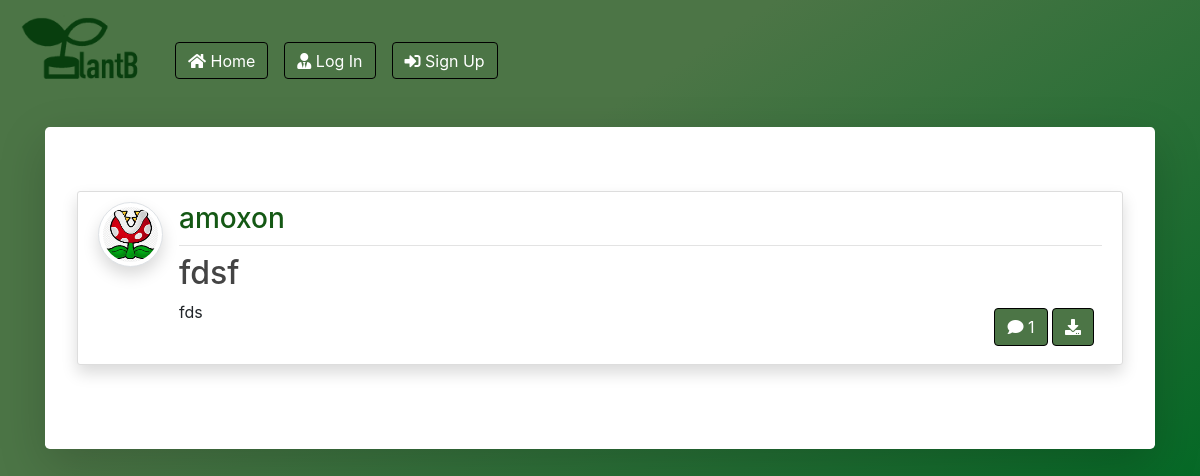
The app's page /, older data.
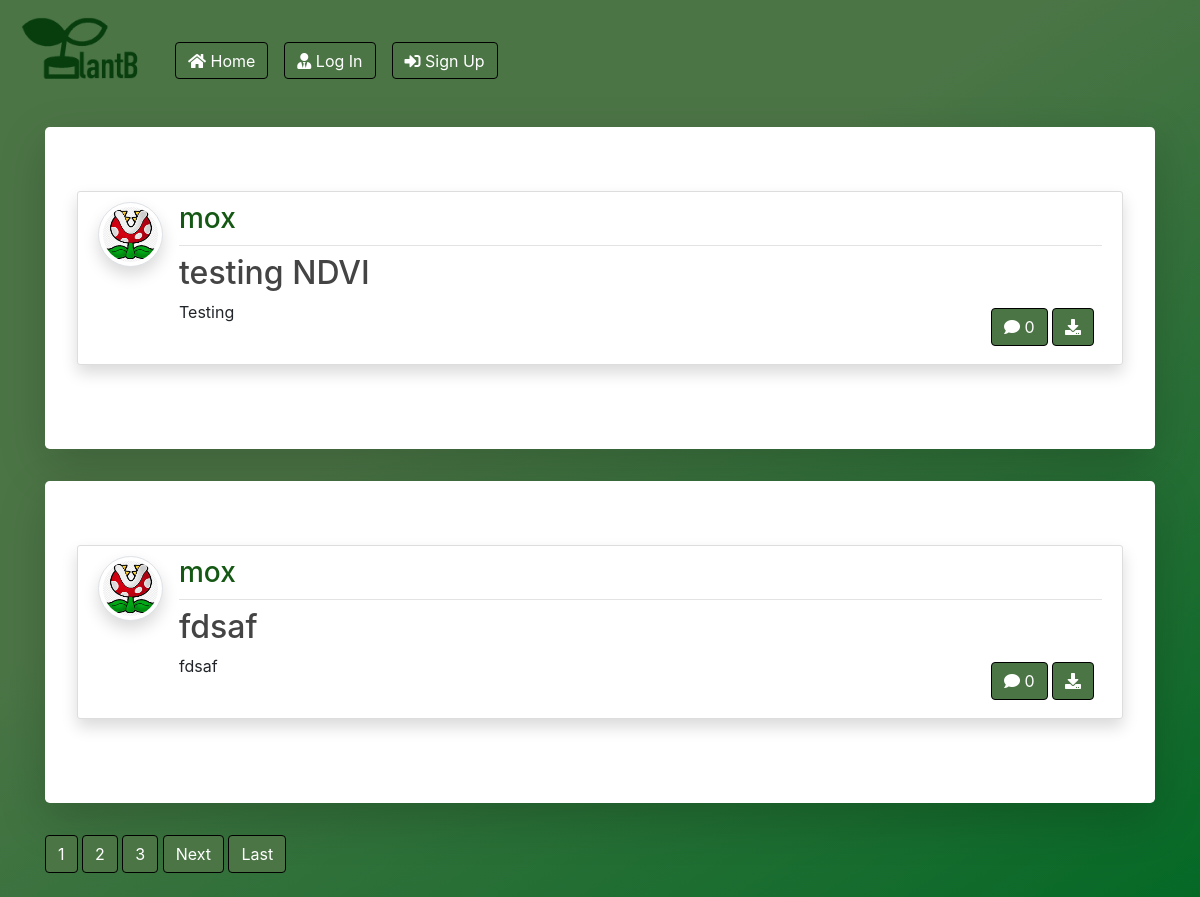
The same page, newer data.
### blog/models.py (models this page shows, shortened)
class Post(models.Model):
    title = models.CharField(max_length=50)
    file = models.FileField(null=True,blank=True,upload_to='Files')
    temp = models.FileField(upload_to='Files')
    content = models.TextField(max_length=250)
    date_posted = models.DateTimeField(default=timezone.now)
    author = models.ForeignKey(User, on_delete=models.CASCADE)

### users/models.py (models this page shows, shortened)
class Profile(models.Model):
    user = models.OneToOneField(User, on_delete=models.CASCADE)
    image = models.ImageField(default='default.jpeg', upload_to='profile_pics')

### blog/views.py (the view)
# urls.py: path('', PostListView.as_view(), name='blog-home'),
class PostListView(ListView):
    model = Post
    template_name = 'blog/home.html'  # <app>/<model>_<viewtype>.html
    context_object_name = 'posts'
    ordering = ['-date_posted']
    paginate_by = 2

### blog/templates/blog/home.html (shortened to what this page needs)
{% extends "blog/base.html" %}
{% block content %}
    {% for post in posts %}
      <div class="jumbotron mt-3 bg-white shadow-lg">
      <article class="media content-section shadow">
        <a href="{{ post.author.profile.image.url }} " target="_blank"> <img src="{{ post.author.profile.image.url }}  " alt="" class="article-img rounded-circle img-thumbnail img-fluid shadow">
        </a>
        <div class="media-body">
          <div class="article-metadata d-flex justify-content-between">
            <a class="mr-2 "><h3>{{ post.author }}</h3></a>
          </div>
          <h2><a class="article-title text-justify " href="{% url 'post-detail' post.id %}">{{ post.title }}</a></h2>
          <div class="d-flex justify-content-between">
            <p class="article-content text-justify text-truncate overflow-hidden">{{ post.content }}</p>
            {% if post.file %}
          <div class="form-group mt-0 pt-0  m-2">
            <a class="btn btn-outline-primary  btn-d" href="{% url 'post-detail' pk=post.pk %}"><i class="fas fa-comment"></i> {{ post.comments.count }}</a>
            <a class="btn btn-outline-primary  btn-d" href="{{ post.file.url }}"  download type="submit"><i class="fas fa-download"></i></a>
          </div>
          {% endif %}
          </div>
        </div>
      </article>
      </div>
    {% endfor %}
    {% if is_paginated %}
      {% for num in page_obj.paginator.page_range %}
        {% if page_obj.number == num %}
          <a class="btn btn-info mb-4" href="?page={{ num }}">{{ num }}</a>
        {% elif num > page_obj.number|add:'-3' and num < page_obj.number|add:'3' %}
          <a class="btn btn-outline-info mb-4" href="?page={{ num }}">{{ num }}</a>
        {% endif %}
      {% endfor %}
      {% if page_obj.has_next %}
        <a class="btn btn-outline-info mb-4" href="?page={{ page_obj.next_page_number }}">Next</a>
        <a class="btn btn-outline-info mb-4" href="?page={{ page_obj.paginator.num_pages }}">Last</a>
      {% endif %}
    {% endif %}
{% endblock content %}

Row changes from the older to the newer data that the page shows:
no longer on this page (row unchanged): Post: author.profile.image (placeholder picture), author "amoxon", title "fdsf", content "fds", comments.count "1"
added Post: author.profile.image (placeholder picture), author "mox", title "testing NDVI", content "Testing", comments.count "0"
added Post: author.profile.image (placeholder picture), author "mox", title "fdsaf", content "fdsaf", comments.count "0"
Text that changed along with them:
new list line: "1"
new list line: "2"
new list line: "3"
text now shown: "Next Last"
